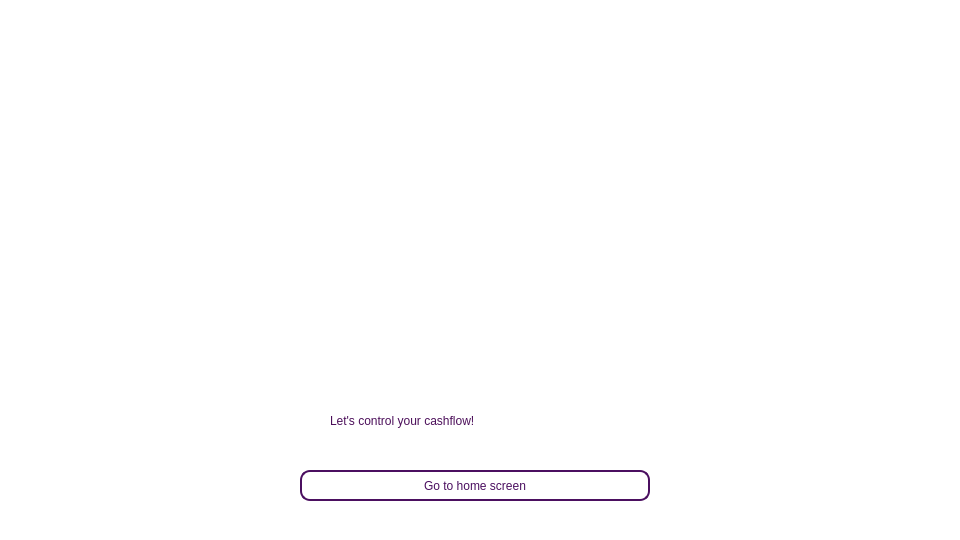
<?xml version="1.0" encoding="UTF-8"?>
<ui version="4.0">
 <class>linkin</class>
 <widget class="QMainWindow" name="linkin">
  <property name="geometry">
   <rect>
    <x>0</x>
    <y>0</y>
    <width>960</width>
    <height>540</height>
   </rect>
  </property>
  <property name="windowTitle">
   <string>MainWindow</string>
  </property>
  <property name="styleSheet">
   <string notr="true">background-color:rgb(255,255,255);</string>
  </property>
  <widget class="QWidget" name="centralwidget">
   <widget class="QPushButton" name="pushButton">
    <property name="geometry">
     <rect>
      <x>300</x>
      <y>470</y>
      <width>350</width>
      <height>31</height>
     </rect>
    </property>
    <property name="styleSheet">
     <string notr="true">QPushButton {
    font: 13pt &quot;Bahnschrift&quot;;
    border: 2px solid rgb(75, 15, 96);  
    color: rgb(75, 15, 96);
    background-color:transparent;
    border-radius: 10px;
}

QPushButton:hover {
    border: 2px solid none;  
    color: rgb(255, 255, 255);
    background-color: rgb(75, 15, 96);	
	}
 


</string>
    </property>
    <property name="text">
     <string>Go to home screen</string>
    </property>
   </widget>
   <widget class="QLabel" name="label">
    <property name="geometry">
     <rect>
      <x>190</x>
      <y>20</y>
      <width>571</width>
      <height>371</height>
     </rect>
    </property>
    <property name="styleSheet">
     <string notr="true">image: url(:/resources/link-background.png);</string>
    </property>
    <property name="text">
     <string/>
    </property>
   </widget>
   <widget class="QLabel" name="label_2">
    <property name="geometry">
     <rect>
      <x>330</x>
      <y>410</y>
      <width>301</width>
      <height>21</height>
     </rect>
    </property>
    <property name="styleSheet">
     <string notr="true">font: 18pt &quot;Bahnschrift&quot;;
color:rgb(76,15,90);</string>
    </property>
    <property name="text">
     <string>Let's control your cashflow!</string>
    </property>
   </widget>
  </widget>
 </widget>
 <resources/>
 <connections/>
</ui>
